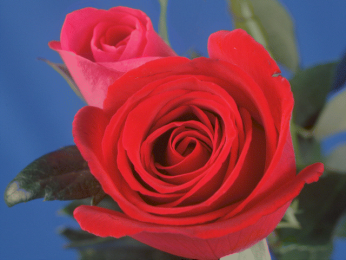
#> input picture DIP_FinalProject_1410832041_何秉翰/Rose.bmp, 346 x 260 px, found by its file name
$ python '1-b CMY.py'
#> lines starting #> are read from the running program, lines starting #| are printed output that depends on the picture
import numpy as np
import cv2

def CMY_model(f, channel):
    if (channel == 1):
        # Cyan
        return 255 - f[:,:,2]
    elif (channel == 2):
        # Magenta
        return 255 - f[:,:,1]
    else:
        # Yellow
        return 255 - f[:,:,0]

def main():
    img = cv2.imread("Rose.bmp", -1)
#> img is the input picture: shape (260, 346, 3); mean B, G, R 80.2, 63.3, 128.8
    C = CMY_model(img, 1)
#> in CMY_model, `return 255 - f[:,:,2]`:
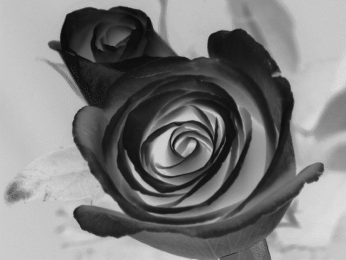
#> returned value: shape (260, 346); min 12, max 230, mean 126.2
    M = CMY_model(img, 2)
#> call 2 of CMY_model, with channel = 2
#> in CMY_model (call 2), `return 255 - f[:,:,1]`:
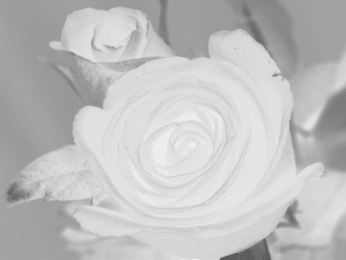
#> returned value: shape (260, 346); min 92, max 247, mean 191.7
    Y = CMY_model(img, 3)
#> call 3 of CMY_model, with channel = 3
#> in CMY_model (call 3), `return 255 - f[:,:,0]`:
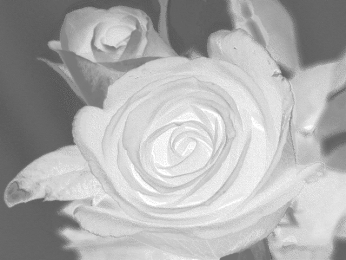
#> returned value: shape (260, 346); min 85, max 255, mean 174.8
    cv2.imshow("Original Image", img)
    cv2.imshow("Cyan", C)
    cv2.imshow("Magenta", M)
    cv2.imshow("Yellow", Y)
    cv2.waitKey(0)

main()

$ run again, with DIP_FinalProject_1410832041_何秉翰/Traffic_Lanes.bmp copied over DIP_FinalProject_1410832041_何秉翰/Rose.bmp
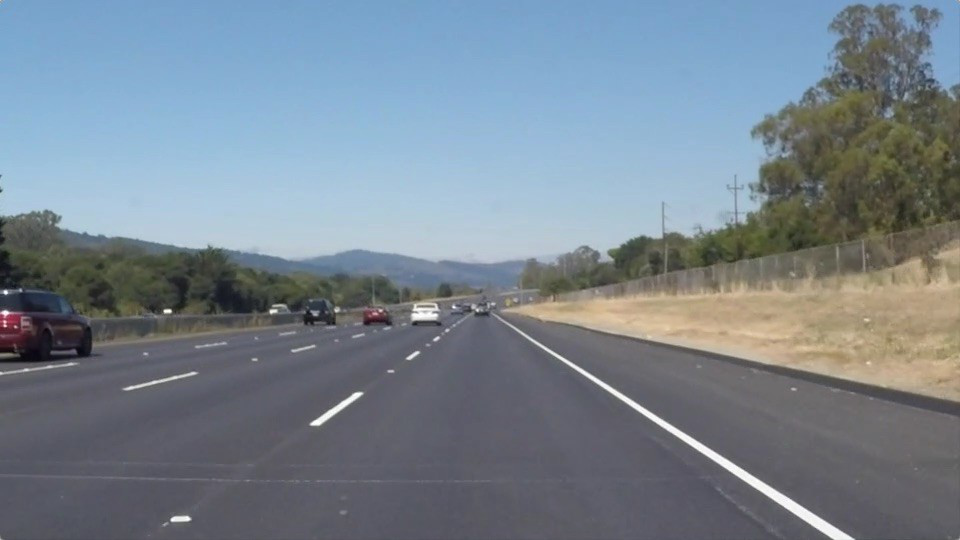
#> input picture DIP_FinalProject_1410832041_何秉翰/Traffic_Lanes.bmp, 960 x 540 px, found by its file name
#> in main, img is the input picture: shape (540, 960, 3); mean B, G, R 143.7, 132.5, 120.3
#> in CMY_model (call 2), `return 255 - f[:,:,1]`:
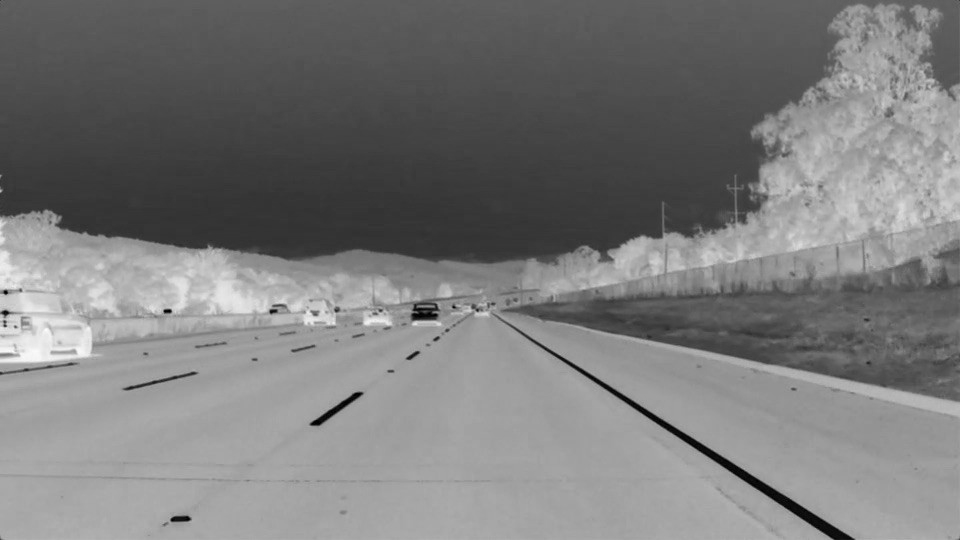
#> returned value: shape (540, 960); min 0, max 252, mean 122.5
#> in CMY_model (call 3), `return 255 - f[:,:,0]`:
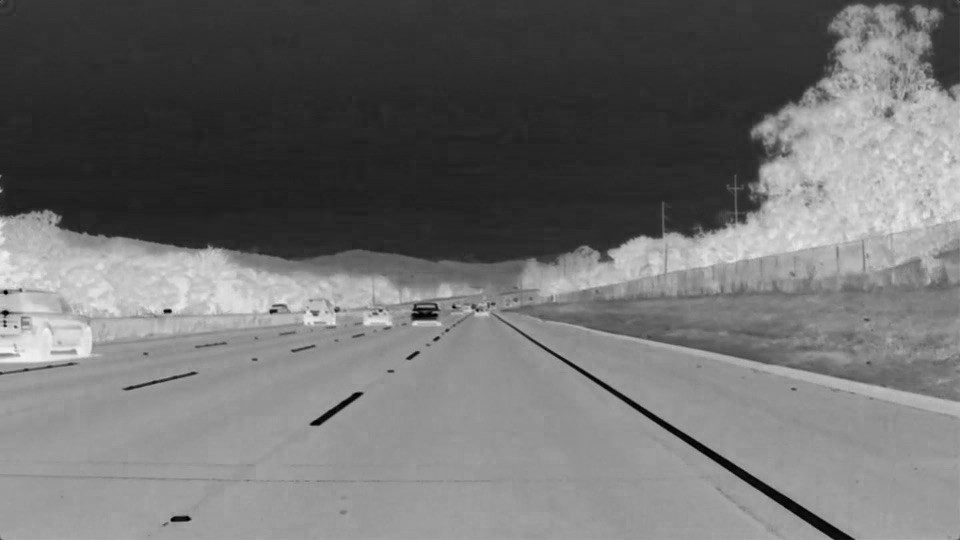
#> returned value: shape (540, 960); min 0, max 249, mean 111.3
